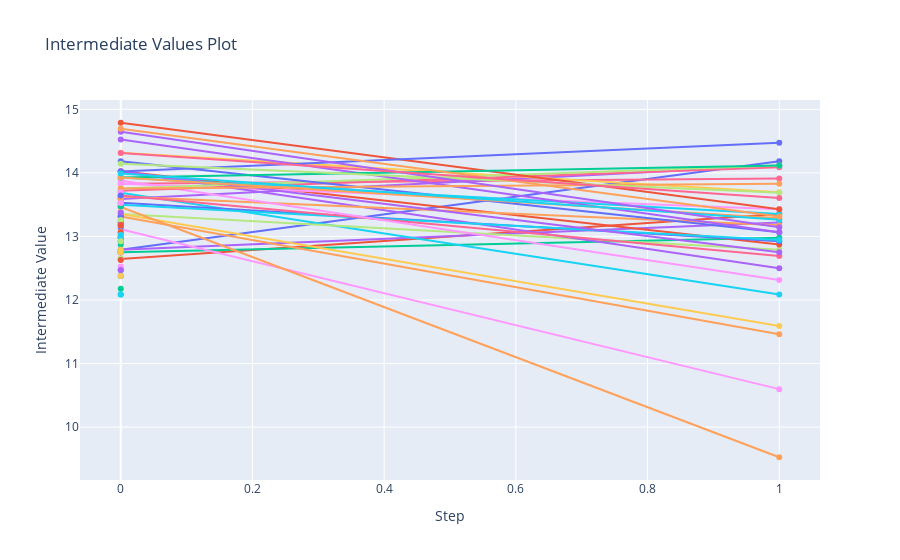

Here is the notebook cell this chart was saved with:
### Code cell
fig = vis.plot_intermediate_values(optuna_study)
fig.show()

### Figure 1 — Plotly figure (JSON) as saved in the notebook; plotly's stock layout.template omitted (floating-point values rounded to 4 significant figures)
{"data": [{"marker": {"maxdisplayed": 10}, "mode": "lines+markers", "name": "Trial0", "type": "scatter", "x": [0, 1], "y": [12.79, 14.18]}, {"marker": {"maxdisplayed": 10}, "mode": "lines+markers", "name": "Trial1", "type": "scatter", "x": [0, 1], "y": [12.65, 13.35]}, {"marker": {"maxdisplayed": 10}, "mode": "lines+markers", "name": "Trial2", "type": "scatter", "x": [0, 1], "y": [12.75, 12.98]}, {"marker": {"maxdisplayed": 10}, "mode": "lines+markers", "name": "Trial3", "type": "scatter", "x": [0, 1], "y": [12.79, 13.22]}, {"marker": {"maxdisplayed": 10}, "mode": "lines+markers", "name": "Trial4", "type": "scatter", "x": [0, 1], "y": [13.31, 11.46]}, {"marker": {"maxdisplayed": 10}, "mode": "lines+markers", "name": "Trial5", "type": "scatter", "x": [0, 1], "y": [13.69, 12.09]}, {"marker": {"maxdisplayed": 10}, "mode": "lines+markers", "name": "Trial6", "type": "scatter", "x": [0, 1], "y": [13.83, 13.91]}, {"marker": {"maxdisplayed": 10}, "mode": "lines+markers", "name": "Trial7", "type": "scatter", "x": [0, 1], "y": [13.35, 12.79]}, {"marker": {"maxdisplayed": 10}, "mode": "lines+markers", "name": "Trial8", "type": "scatter", "x": [0, 1], "y": [13.11, 10.6]}, {"marker": {"maxdisplayed": 10}, "mode": "lines+markers", "name": "Trial9", "type": "scatter", "x": [0, 1], "y": [13.35, 11.59]}, {"marker": {"maxdisplayed": 10}, "mode": "lines+markers", "name": "Trial10", "type": "scatter", "x": [0], "y": [13.15]}, {"marker": {"maxdisplayed": 10}, "mode": "lines+markers", "name": "Trial11", "type": "scatter", "x": [0, 1], "y": [14.02, 12.87]}, {"marker": {"maxdisplayed": 10}, "mode": "lines+markers", "name": "Trial12", "type": "scatter", "x": [0], "y": [12.09]}, {"marker": {"maxdisplayed": 10}, "mode": "lines+markers", "name": "Trial13", "type": "scatter", "x": [0, 1], "y": [13.59, 14.11]}, {"marker": {"maxdisplayed": 10}, "mode": "lines+markers", "name": "Trial14", "type": "scatter", "x": [0, 1], "y": [13.46, 9.526]}, {"marker": {"maxdisplayed": 10}, "mode": "lines+markers", "name": "Trial15", "type": "scatter", "x": [0], "y": [12.47]}, {"marker": {"maxdisplayed": 10}, "mode": "lines+markers", "name": "Trial16", "type": "scatter", "x": [0], "y": [12.98]}, {"marker": {"maxdisplayed": 10}, "mode": "lines+markers", "name": "Trial17", "type": "scatter", "x": [0], "y": [12.66]}, {"marker": {"maxdisplayed": 10}, "mode": "lines+markers", "name": "Trial18", "type": "scatter", "x": [0, 1], "y": [13.83, 13.43]}, {"marker": {"maxdisplayed": 10}, "mode": "lines+markers", "name": "Trial19", "type": "scatter", "x": [0, 1], "y": [14.32, 13.69]}, {"marker": {"maxdisplayed": 10}, "mode": "lines+markers", "name": "Trial20", "type": "scatter", "x": [0, 1], "y": [13.53, 12.93]}, {"marker": {"maxdisplayed": 10}, "mode": "lines+markers", "name": "Trial21", "type": "scatter", "x": [0], "y": [12.75]}, {"marker": {"maxdisplayed": 10}, "mode": "lines+markers", "name": "Trial22", "type": "scatter", "x": [0], "y": [12.99]}, {"marker": {"maxdisplayed": 10}, "mode": "lines+markers", "name": "Trial23", "type": "scatter", "x": [0, 1], "y": [14.02, 12.5]}, {"marker": {"maxdisplayed": 10}, "mode": "lines+markers", "name": "Trial24", "type": "scatter", "x": [0, 1], "y": [13.63, 13.18]}, {"marker": {"maxdisplayed": 10}, "mode": "lines+markers", "name": "Trial25", "type": "scatter", "x": [0, 1], "y": [13.5, 12.95]}, {"marker": {"maxdisplayed": 10}, "mode": "lines+markers", "name": "Trial26", "type": "scatter", "x": [0, 1], "y": [13.65, 12.69]}, {"marker": {"maxdisplayed": 10}, "mode": "lines+markers", "name": "Trial27", "type": "scatter", "x": [0], "y": [12.38]}, {"marker": {"maxdisplayed": 10}, "mode": "lines+markers", "name": "Trial28", "type": "scatter", "x": [0, 1], "y": [13.88, 12.31]}, {"marker": {"maxdisplayed": 10}, "mode": "lines+markers", "name": "Trial29", "type": "scatter", "x": [0], "y": [13.38]}, {"marker": {"maxdisplayed": 10}, "mode": "lines+markers", "name": "Trial30", "type": "scatter", "x": [0], "y": [12.38]}, {"marker": {"maxdisplayed": 10}, "mode": "lines+markers", "name": "Trial31", "type": "scatter", "x": [0], "y": [12.63]}, {"marker": {"maxdisplayed": 10}, "mode": "lines+markers", "name": "Trial32", "type": "scatter", "x": [0], "y": [12.98]}, {"marker": {"maxdisplayed": 10}, "mode": "lines+markers", "name": "Trial33", "type": "scatter", "x": [0], "y": [13.47]}, {"marker": {"maxdisplayed": 10}, "mode": "lines+markers", "name": "Trial34", "type": "scatter", "x": [0], "y": [13.06]}, {"marker": {"maxdisplayed": 10}, "mode": "lines+markers", "name": "Trial35", "type": "scatter", "x": [0], "y": [13.26]}, {"marker": {"maxdisplayed": 10}, "mode": "lines+markers", "name": "Trial36", "type": "scatter", "x": [0, 1], "y": [13.72, 14.09]}, {"marker": {"maxdisplayed": 10}, "mode": "lines+markers", "name": "Trial37", "type": "scatter", "x": [0, 1], "y": [13.75, 14.11]}, {"marker": {"maxdisplayed": 10}, "mode": "lines+markers", "name": "Trial38", "type": "scatter", "x": [0], "y": [12.98]}, {"marker": {"maxdisplayed": 10}, "mode": "lines+markers", "name": "Trial39", "type": "scatter", "x": [0], "y": [12.38]}, {"marker": {"maxdisplayed": 10}, "mode": "lines+markers", "name": "Trial40", "type": "scatter", "x": [0, 1], "y": [14.18, 13.06]}, {"marker": {"maxdisplayed": 10}, "mode": "lines+markers", "name": "Trial41", "type": "scatter", "x": [0], "y": [13.6]}, {"marker": {"maxdisplayed": 10}, "mode": "lines+markers", "name": "Trial42", "type": "scatter", "x": [0], "y": [12.93]}, {"marker": {"maxdisplayed": 10}, "mode": "lines+markers", "name": "Trial43", "type": "scatter", "x": [0, 1], "y": [14.02, 12.75]}, {"marker": {"maxdisplayed": 10}, "mode": "lines+markers", "name": "Trial44", "type": "scatter", "x": [0], "y": [13.53]}, {"marker": {"maxdisplayed": 10}, "mode": "lines+markers", "name": "Trial45", "type": "scatter", "x": [0, 1], "y": [13.93, 13.35]}, {"marker": {"maxdisplayed": 10}, "mode": "lines+markers", "name": "Trial46", "type": "scatter", "x": [0], "y": [12.98]}, {"marker": {"maxdisplayed": 10}, "mode": "lines+markers", "name": "Trial47", "type": "scatter", "x": [0], "y": [13.06]}, {"marker": {"maxdisplayed": 10}, "mode": "lines+markers", "name": "Trial48", "type": "scatter", "x": [0], "y": [13.31]}, {"marker": {"maxdisplayed": 10}, "mode": "lines+markers", "name": "Trial49", "type": "scatter", "x": [0], "y": [13.31]}, {"marker": {"maxdisplayed": 10}, "mode": "lines+markers", "name": "Trial50", "type": "scatter", "x": [0], "y": [13.22]}, {"marker": {"maxdisplayed": 10}, "mode": "lines+markers", "name": "Trial51", "type": "scatter", "x": [0, 1], "y": [14.79, 13.43]}, {"marker": {"maxdisplayed": 10}, "mode": "lines+markers", "name": "Trial52", "type": "scatter", "x": [0], "y": [12.93]}, {"marker": {"maxdisplayed": 10}, "mode": "lines+markers", "name": "Trial53", "type": "scatter", "x": [0, 1], "y": [14.53, 13.06]}, {"marker": {"maxdisplayed": 10}, "mode": "lines+markers", "name": "Trial54", "type": "scatter", "x": [0, 1], "y": [13.75, 13.83]}, {"marker": {"maxdisplayed": 10}, "mode": "lines+markers", "name": "Trial55", "type": "scatter", "x": [0], "y": [13.35]}, {"marker": {"maxdisplayed": 10}, "mode": "lines+markers", "name": "Trial56", "type": "scatter", "x": [0], "y": [12.47]}, {"marker": {"maxdisplayed": 10}, "mode": "lines+markers", "name": "Trial57", "type": "scatter", "x": [0], "y": [13.31]}, {"marker": {"maxdisplayed": 10}, "mode": "lines+markers", "name": "Trial58", "type": "scatter", "x": [0], "y": [13.18]}, {"marker": {"maxdisplayed": 10}, "mode": "lines+markers", "name": "Trial59", "type": "scatter", "x": [0], "y": [13.39]}, {"marker": {"maxdisplayed": 10}, "mode": "lines+markers", "name": "Trial60", "type": "scatter", "x": [0, 1], "y": [14.02, 14.47]}, {"marker": {"maxdisplayed": 10}, "mode": "lines+markers", "name": "Trial61", "type": "scatter", "x": [0], "y": [13.06]}, {"marker": {"maxdisplayed": 10}, "mode": "lines+markers", "name": "Trial62", "type": "scatter", "x": [0, 1], "y": [13.93, 14.11]}, {"marker": {"maxdisplayed": 10}, "mode": "lines+markers", "name": "Trial63", "type": "scatter", "x": [0], "y": [13.22]}, {"marker": {"maxdisplayed": 10}, "mode": "lines+markers", "name": "Trial64", "type": "scatter", "x": [0, 1], "y": [13.93, 13.29]}, {"marker": {"maxdisplayed": 10}, "mode": "lines+markers", "name": "Trial65", "type": "scatter", "x": [0], "y": [12.99]}, {"marker": {"maxdisplayed": 10}, "mode": "lines+markers", "name": "Trial66", "type": "scatter", "x": [0], "y": [13.31]}, {"marker": {"maxdisplayed": 10}, "mode": "lines+markers", "name": "Trial67", "type": "scatter", "x": [0], "y": [13.18]}, {"marker": {"maxdisplayed": 10}, "mode": "lines+markers", "name": "Trial68", "type": "scatter", "x": [0], "y": [12.53]}, {"marker": {"maxdisplayed": 10}, "mode": "lines+markers", "name": "Trial69", "type": "scatter", "x": [0], "y": [13.18]}, {"marker": {"maxdisplayed": 10}, "mode": "lines+markers", "name": "Trial70", "type": "scatter", "x": [0], "y": [13.31]}, {"marker": {"maxdisplayed": 10}, "mode": "lines+markers", "name": "Trial71", "type": "scatter", "x": [0], "y": [13.6]}, {"marker": {"maxdisplayed": 10}, "mode": "lines+markers", "name": "Trial72", "type": "scatter", "x": [0], "y": [13.47]}, {"marker": {"maxdisplayed": 10}, "mode": "lines+markers", "name": "Trial73", "type": "scatter", "x": [0], "y": [13.38]}, {"marker": {"maxdisplayed": 10}, "mode": "lines+markers", "name": "Trial74", "type": "scatter", "x": [0], "y": [13.53]}, {"marker": {"maxdisplayed": 10}, "mode": "lines+markers", "name": "Trial75", "type": "scatter", "x": [0, 1], "y": [13.99, 13.26]}, {"marker": {"maxdisplayed": 10}, "mode": "lines+markers", "name": "Trial76", "type": "scatter", "x": [0], "y": [13.65]}, {"marker": {"maxdisplayed": 10}, "mode": "lines+markers", "name": "Trial77", "type": "scatter", "x": [0], "y": [13.26]}, {"marker": {"maxdisplayed": 10}, "mode": "lines+markers", "name": "Trial78", "type": "scatter", "x": [0], "y": [13.02]}, {"marker": {"maxdisplayed": 10}, "mode": "lines+markers", "name": "Trial79", "type": "scatter", "x": [0], "y": [13.6]}, {"marker": {"maxdisplayed": 10}, "mode": "lines+markers", "name": "Trial80", "type": "scatter", "x": [0], "y": [12.75]}, {"marker": {"maxdisplayed": 10}, "mode": "lines+markers", "name": "Trial81", "type": "scatter", "x": [0], "y": [13.18]}, {"marker": {"maxdisplayed": 10}, "mode": "lines+markers", "name": "Trial82", "type": "scatter", "x": [0], "y": [12.87]}, {"marker": {"maxdisplayed": 10}, "mode": "lines+markers", "name": "Trial83", "type": "scatter", "x": [0], "y": [12.47]}, {"marker": {"maxdisplayed": 10}, "mode": "lines+markers", "name": "Trial84", "type": "scatter", "x": [0], "y": [13.59]}, {"marker": {"maxdisplayed": 10}, "mode": "lines+markers", "name": "Trial85", "type": "scatter", "x": [0], "y": [13.02]}, {"marker": {"maxdisplayed": 10}, "mode": "lines+markers", "name": "Trial86", "type": "scatter", "x": [0], "y": [12.75]}, {"marker": {"maxdisplayed": 10}, "mode": "lines+markers", "name": "Trial87", "type": "scatter", "x": [0, 1], "y": [14.15, 13.69]}, {"marker": {"maxdisplayed": 10}, "mode": "lines+markers", "name": "Trial88", "type": "scatter", "x": [0], "y": [13.69]}, {"marker": {"maxdisplayed": 10}, "mode": "lines+markers", "name": "Trial89", "type": "scatter", "x": [0], "y": [12.75]}, {"marker": {"maxdisplayed": 10}, "mode": "lines+markers", "name": "Trial90", "type": "scatter", "x": [0], "y": [13.65]}, {"marker": {"maxdisplayed": 10}, "mode": "lines+markers", "name": "Trial91", "type": "scatter", "x": [0], "y": [13.18]}, {"marker": {"maxdisplayed": 10}, "mode": "lines+markers", "name": "Trial92", "type": "scatter", "x": [0], "y": [12.18]}, {"marker": {"maxdisplayed": 10}, "mode": "lines+markers", "name": "Trial93", "type": "scatter", "x": [0, 1], "y": [14.65, 13.15]}, {"marker": {"maxdisplayed": 10}, "mode": "lines+markers", "name": "Trial94", "type": "scatter", "x": [0, 1], "y": [14.69, 13.31]}, {"marker": {"maxdisplayed": 10}, "mode": "lines+markers", "name": "Trial95", "type": "scatter", "x": [0], "y": [12.09]}, {"marker": {"maxdisplayed": 10}, "mode": "lines+markers", "name": "Trial96", "type": "scatter", "x": [0, 1], "y": [14.31, 13.6]}, {"marker": {"maxdisplayed": 10}, "mode": "lines+markers", "name": "Trial97", "type": "scatter", "x": [0], "y": [12.93]}, {"marker": {"maxdisplayed": 10}, "mode": "lines+markers", "name": "Trial98", "type": "scatter", "x": [0], "y": [13.53]}, {"marker": {"maxdisplayed": 10}, "mode": "lines+markers", "name": "Trial99", "type": "scatter", "x": [0], "y": [12.79]}], "layout": {"showlegend": false, "title": {"text": "Intermediate Values Plot"}, "xaxis": {"title": {"text": "Step"}}, "yaxis": {"title": {"text": "Intermediate Value"}}}}
